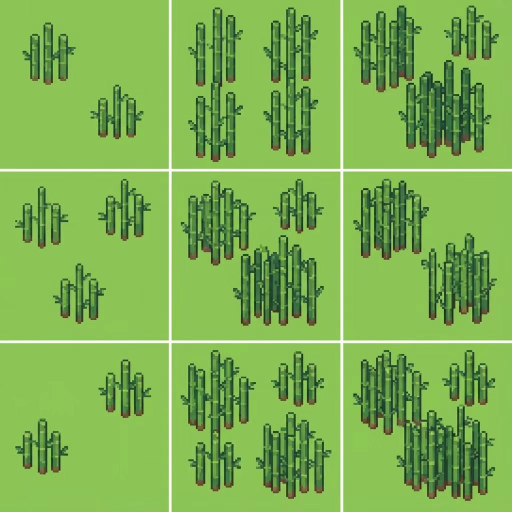
#> input picture tools/img_gemini/origin/bamboo.jpg, 1024 x 1024 px (shown at 1/2 size)
$ python -i postprocess.py   (imports and definitions only)
#> lines starting #> are read from the running program, lines starting #| are printed output that depends on the picture
from __future__ import annotations

import argparse
from collections import deque
from pathlib import Path

from PIL import Image

DEFAULT_KEY = (255, 0, 255)


# [55 lines left out: functions split_contact_sheet, chroma_key_to_alpha, not called in this run]


def _color_distance(a: tuple[int, int, int], b: tuple[int, int, int]) -> int:
    return abs(a[0] - b[0]) + abs(a[1] - b[1]) + abs(a[2] - b[2])


def _sample_border_background(image: Image.Image) -> tuple[int, int, int]:
    rgb = image.convert("RGB")
#> rgb is the input picture: PIL image 1024x1024 RGB; mean R, G, B 125, 176.4, 82.1
    samples: list[tuple[int, int, int]] = []
    last_x = rgb.width - 1
#> last_x = 1023
    last_y = rgb.height - 1
#> last_y = 1023
    for x in range(rgb.width):
        samples.append(rgb.getpixel((x, 0)))
        samples.append(rgb.getpixel((x, last_y)))
#> after the loop, samples = 2048 items, first 6: (140, 196, 85), (138, 196, 86), (140, 196, 85), (138, 196, 86), (140, 196, 85), (138, 196, 86)
    for y in range(rgb.height):
        samples.append(rgb.getpixel((0, y)))
        samples.append(rgb.getpixel((last_x, y)))
#> after the loop, samples = 4096 items, first 6: (140, 196, 85), (138, 196, 86), (140, 196, 85), (138, 196, 86), (140, 196, 85), (138, 196, 86)

    def median_channel(index: int) -> int:
#> called with index = 0
        values = sorted(pixel[index] for pixel in samples)
#> values = 4096 values from 134 to 251
        return values[len(values) // 2]

    return (median_channel(0), median_channel(1), median_channel(2))


def _is_key_like(
    rgb: tuple[int, int, int],
    *,
    key_rgb: tuple[int, int, int],
    sampled_bg: tuple[int, int, int],
    key_threshold: int,
    sampled_threshold: int,
) -> bool:
    r, g, b = rgb
    kr, kg, kb = key_rgb
    if _color_distance(rgb, key_rgb) <= key_threshold:
        return True
    if _color_distance(rgb, sampled_bg) <= sampled_threshold:
        return True
    # Generated sheets often turn a requested chroma background into a darker
    # family of the same hue. Treat strongly chromatic magenta/green variants
    # as removable, but only when they are found from the outer background.
    if kr > 200 and kb > 200 and kg < 80:
        return r > 95 and b > 95 and g < max(r, b) * 0.55
    if kg > 200 and kr < 80 and kb < 80:
        return g > 95 and r < g * 0.55 and b < g * 0.55
    return False


def _remove_background_from_edges(
    image: Image.Image,
    *,
    key_rgb: tuple[int, int, int],
    key_threshold: int,
    sampled_threshold: int,
) -> Image.Image:
    result = image.convert("RGBA")
    pixels = result.load()
    sampled_bg = _sample_border_background(result)
#> sampled_bg = (140, 196, 85)
    width, height = result.size
#> width = 1024; height = 1024
    queue: deque[tuple[int, int]] = deque()
    seen = set()

    for x in range(width):
        queue.append((x, 0))
        queue.append((x, height - 1))
    for y in range(height):
        queue.append((0, y))
        queue.append((width - 1, y))

    while queue:
        x, y = queue.popleft()
        if (x, y) in seen or x < 0 or y < 0 or x >= width or y >= height:
            continue
        seen.add((x, y))
        r, g, b, a = pixels[x, y]
        if a == 0:
            removable = True
        else:
            removable = _is_key_like(
                (r, g, b),
                key_rgb=key_rgb,
                sampled_bg=sampled_bg,
                key_threshold=key_threshold,
                sampled_threshold=sampled_threshold,
            )
        if not removable:
            continue
        pixels[x, y] = (r, g, b, 0)
        queue.extend(((x + 1, y), (x - 1, y), (x, y + 1), (x, y - 1)))
#> this loop made 2703688 passes

    return result


def _remove_small_alpha_components(image: Image.Image, *, min_area: int) -> Image.Image:
    result = image.convert("RGBA")
    pixels = result.load()
    width, height = result.size
    seen: set[tuple[int, int]] = set()

    for y in range(height):
        for x in range(width):
            if (x, y) in seen or pixels[x, y][3] == 0:
                continue
            component: list[tuple[int, int]] = []
            queue: deque[tuple[int, int]] = deque([(x, y)])
            while queue:
                cx, cy = queue.popleft()
                if (cx, cy) in seen or cx < 0 or cy < 0 or cx >= width or cy >= height:
                    continue
                seen.add((cx, cy))
                if pixels[cx, cy][3] == 0:
                    continue
                component.append((cx, cy))
                queue.extend(((cx + 1, cy), (cx - 1, cy), (cx, cy + 1), (cx, cy - 1)))
            if len(component) < min_area:
                for px, py in component:
                    r, g, b, _ = pixels[px, py]
                    pixels[px, py] = (r, g, b, 0)

    return result


def clean_chroma_background(
    input_path: str | Path,
    output_path: str | Path,
    *,
    key_rgb: tuple[int, int, int] = DEFAULT_KEY,
    key_threshold: int = 90,
    sampled_threshold: int = 80,
    min_component_area: int = 24,
) -> Path:
    image = Image.open(input_path).convert("RGBA")
    cleaned = _remove_background_from_edges(
        image,
        key_rgb=key_rgb,
        key_threshold=key_threshold,
        sampled_threshold=sampled_threshold,
    )
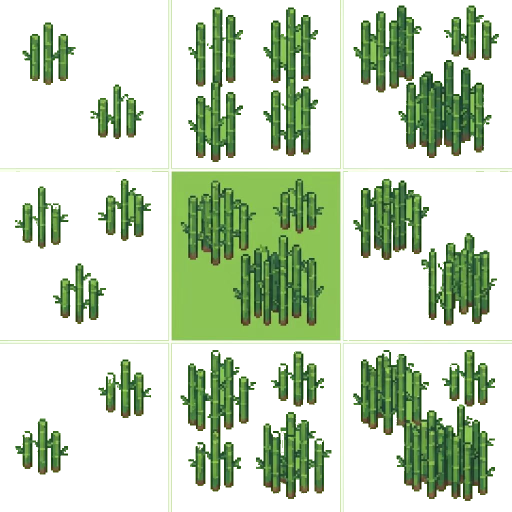
#> cleaned: PIL image 1024x1024 RGBA (shown at 1/2 size); mean R, G, B, A 125, 176.4, 82.1, 90.9; transparent parts drawn white
    cleaned = _remove_small_alpha_components(cleaned, min_area=min_component_area)
    output = Path(output_path)
    output.parent.mkdir(parents=True, exist_ok=True)
    cleaned.save(output)
    return output


# [130 lines left out: functions suppress_chroma_spill, pixelate_icon, main, not called in this run]


# [2 lines not run here, left out]

>>> result = clean_chroma_background('../img_gemini/origin/bamboo.jpg', 'out.png')
